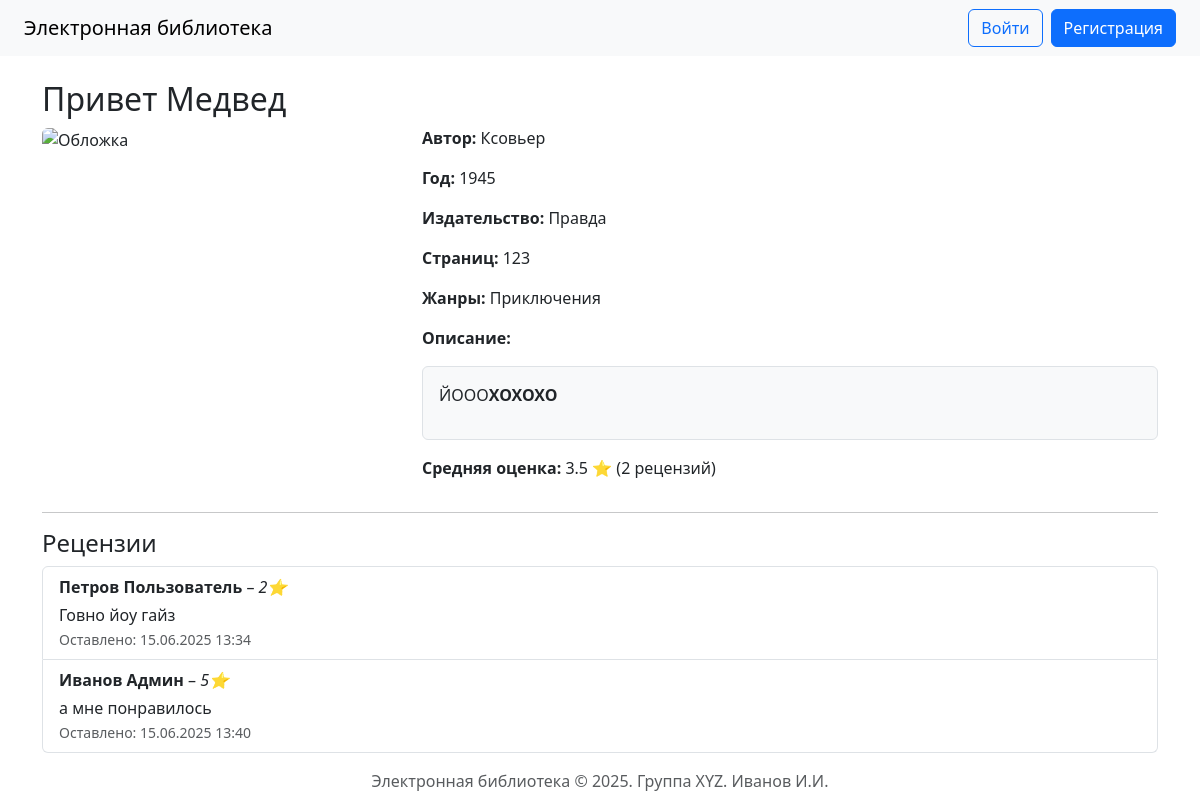
Before: /book/6 with the older database file.
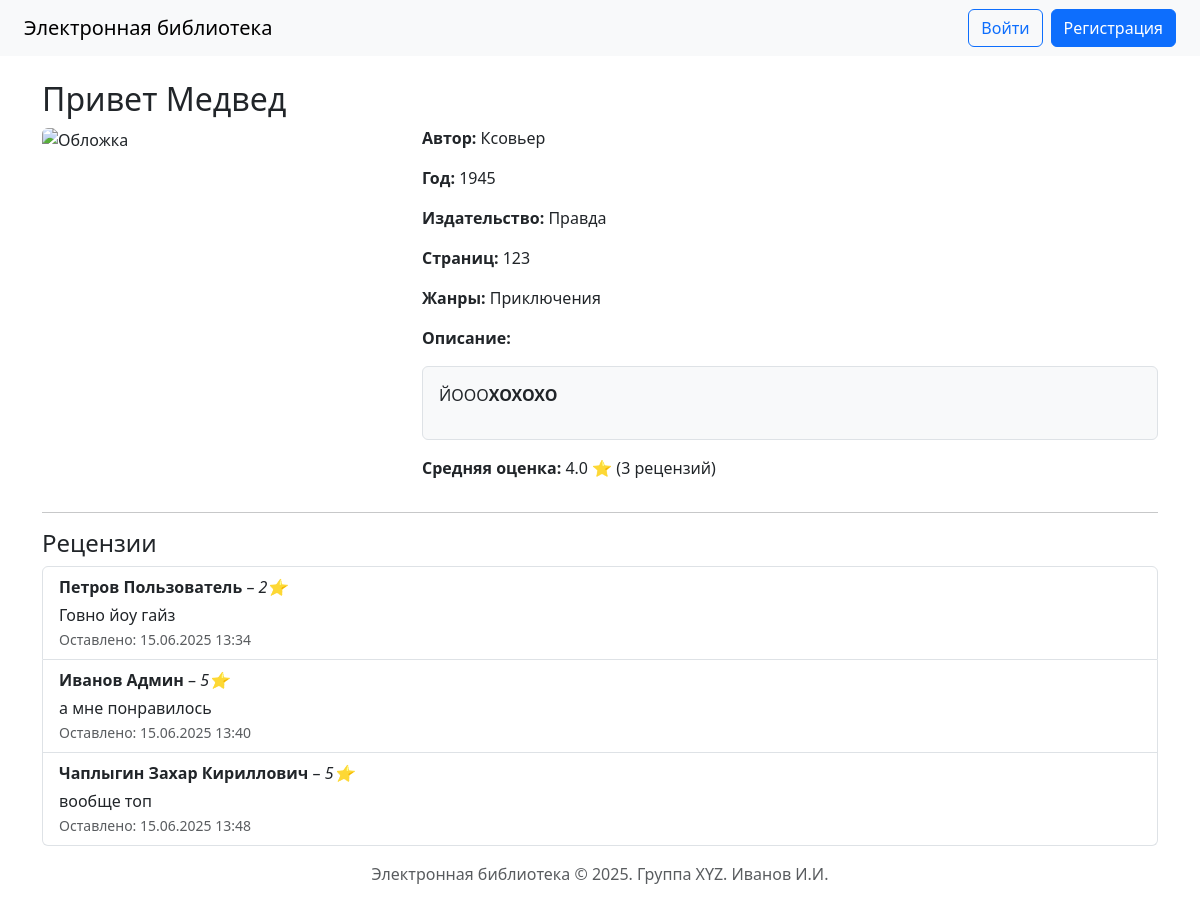
After: the same page with the newer database file.
### app/models.py (models this page shows, shortened)
class Book(db.Model):
    id = db.Column(db.Integer, primary_key=True)
    title = db.Column(db.String(255), nullable=False)
    description = db.Column(db.Text, nullable=False)
    year = db.Column(db.Integer, nullable=False)
    publisher = db.Column(db.String(255), nullable=False)
    author = db.Column(db.String(255), nullable=False)
    pages = db.Column(db.Integer, nullable=False)
    cover_id = db.Column(db.Integer, db.ForeignKey('cover.id'), nullable=True)
    genres = db.relationship('Genre', secondary=book_genre, backref=db.backref('books', lazy='dynamic'))
    reviews = db.relationship('Review', backref='book', lazy=True, cascade="all, delete-orphan")
    def average_rating(self):
        if not self.reviews:
            return None
        return round(sum([r.rating for r in self.reviews]) / len(self.reviews), 1)
    def review_count(self):
        return len(self.reviews)

class Review(db.Model):
    id = db.Column(db.Integer, primary_key=True)
    book_id = db.Column(db.Integer, db.ForeignKey('book.id', ondelete='CASCADE'), nullable=False)
    user_id = db.Column(db.Integer, db.ForeignKey('user.id', ondelete='CASCADE'), nullable=False)
    rating = db.Column(db.Integer, nullable=False)
    text = db.Column(db.Text, nullable=False)
    created_at = db.Column(db.DateTime, default=datetime.utcnow, nullable=False)

class User(UserMixin, db.Model):
    id = db.Column(db.Integer, primary_key=True)
    login = db.Column(db.String(64), unique=True, nullable=False)
    password_hash = db.Column(db.String(128), nullable=False)
    last_name = db.Column(db.String(64), nullable=False)
    first_name = db.Column(db.String(64), nullable=False)
    middle_name = db.Column(db.String(64), nullable=True)
    role_id = db.Column(db.Integer, db.ForeignKey('role.id'), nullable=False)
    reviews = db.relationship('Review', backref='user', lazy=True, cascade="all, delete")
    collections = db.relationship('Collection', backref='user', lazy=True, cascade="all, delete")
    def get_full_name(self):
        return f'{self.last_name} {self.first_name} {self.middle_name or ""}'.strip()

### app/routes/books.py (the view)
@bp.route('/book/<int:id>')
def view(id):
    book = Book.query.get_or_404(id)
    book.description_html = markdown.markdown(book.description or "")
    return render_template('books/view.html', book=book)

### app/templates/books/view.html (shortened to what this page needs)
{% extends 'base.html' %}
{% block content %}
<h2>{{ book.title }}</h2>
<div class="row">
    <div class="col-md-4">
        <img src="{{ url_for('static', filename='uploads/cover_' ~ book.cover.id) if book.cover else url_for('static', filename='uploads/no-image-large.jpg') }}"
             alt="Обложка"
             class="img-fluid rounded">
    </div>
    <div class="col-md-8">
        <p><strong>Автор:</strong> {{ book.author }}</p>
        <p><strong>Год:</strong> {{ book.year }}</p>
        <p><strong>Издательство:</strong> {{ book.publisher }}</p>
        <p><strong>Страниц:</strong> {{ book.pages }}</p>
        <p><strong>Жанры:</strong> {{ book.genres | map(attribute='name') | join(', ') }}</p>
        <p><strong>Описание:</strong></p>
        <div class="border rounded p-3 bg-light">
            {{ book.description_html | safe }}
        </div>
        <p class="mt-3"><strong>Средняя оценка:</strong>
            {% if book.average_rating() %}
                {{ book.average_rating() }} ⭐ ({{ book.review_count() }} рецензий)
            {% else %}
                Пока нет оценок
            {% endif %}
        </p>
    </div>
</div>
<hr>
<h4>Рецензии</h4>
{% if book.reviews %}
    <ul class="list-group">
        {% for review in book.reviews %}
            <li class="list-group-item">
                <strong>{{ review.user.get_full_name() }}</strong> – <em>{{ review.rating }}⭐</em><br>
                <div class="mt-1">{{ review.text | safe }}</div>
                <small class="text-muted">Оставлено: {{ review.created_at.strftime('%d.%m.%Y %H:%M') }}</small>
            </li>
        {% endfor %}
    </ul>
{% else %}
    <p class="text-muted">На эту книгу ещё никто не оставил рецензию.</p>
{% endif %}
{% endblock %}

### app/templates/base.html (shortened to what this page needs)
<!DOCTYPE html>
<html lang="ru">
<head>
    <link rel="stylesheet" href="https://cdn.jsdelivr.net/npm/bootstrap@5.3.0/dist/css/bootstrap.min.css">
    <link rel="stylesheet" href="https://cdn.jsdelivr.net/npm/easymde/dist/easymde.min.css">
</head>
<body>
<nav class="navbar navbar-expand-lg navbar-light bg-light px-4">
    <a class="navbar-brand" href="{{ url_for('books.index') }}">Электронная библиотека</a>
    <div class="collapse navbar-collapse">
        <ul class="navbar-nav ms-auto">
            {% if current_user.is_authenticated %}
                <li class="nav-item">
                    <span class="navbar-text me-2">{{ current_user.get_full_name() }}</span>
                </li>
                <li class="nav-item">
                    <a class="btn btn-outline-secondary" href="{{ url_for('auth.logout') }}">Выйти</a>
                </li>
            {% else %}
                <li class="nav-item me-2">
                    <a class="btn btn-outline-primary" href="{{ url_for('auth.login') }}">Войти</a>
                </li>
                <li class="nav-item">
                    <a class="btn btn-primary" href="{{ url_for('auth.register') }}">Регистрация</a>
                </li>
            {% endif %}
        </ul>
    </div>
</nav>
<div class="container mt-4">
    {% block content %}{% endblock %}
</div>
<footer class="text-center text-muted py-3">
    Электронная библиотека &copy; 2025. Группа XYZ. Иванов И.И.
</footer>
</body>
</html>

Changed rows visible on the page:
computed for Review "Говно йоу гайз": average_rating "3.5" → "4.0"
added Review: user.get_full_name "Чаплыгин Захар Кириллович", rating "5", text "вообще топ", created_at "15.06.2025 13:48"
Other visible differences:
{{ book.review_count() }}: "2" → "3"
